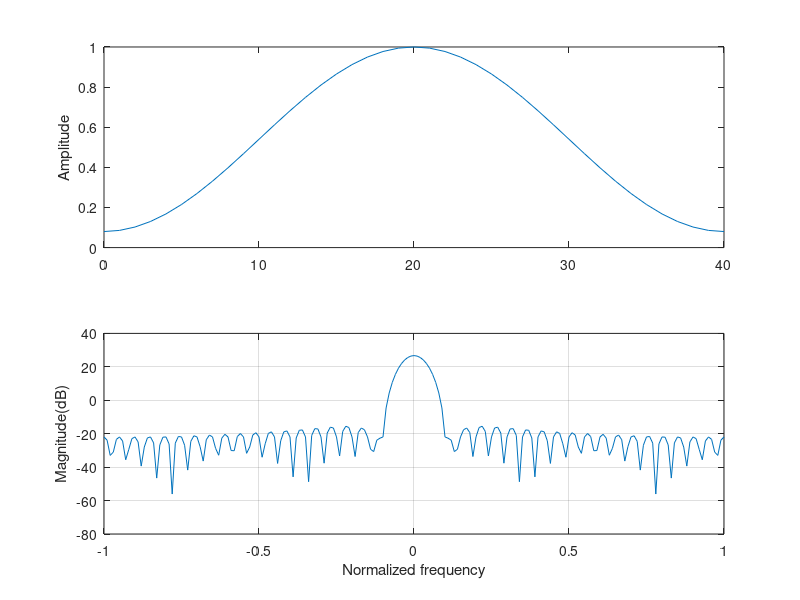

Write MATLAB code to recreate this figure.
%
% hamWindow.m - Hamming window function and its magnitude response
%

% For the book "Real Time Digital Signal Processing: 
%               Fundamentals, Implementation and Application, 3rd Ed"
%               By Sen M. Kuo, Bob H. Lee, and Wenshun Tian
%               Publisher: John Wiley and Sons, Ltd

L = 41; n = 0:40;             % Window length
wn = hamming(L);              % Generate window coefficients
omega = -pi:2*pi/200:pi;      % Ffrequency range
Hd = freqz(wn,1,omega);       % Frequency response
mag = 20*log10(abs(Hd));      % in dB scale
subplot(2,1,1), plot(n,wn), ...
ylabel('Amplitude'); axis([0 (L-1) 0 1]);
subplot(2,1,2), plot((omega/pi),mag), ...
    xlabel('Normalized frequency'), ylabel('Magnitude(dB)'), grid;
axis([-1 1 -80 40]);
